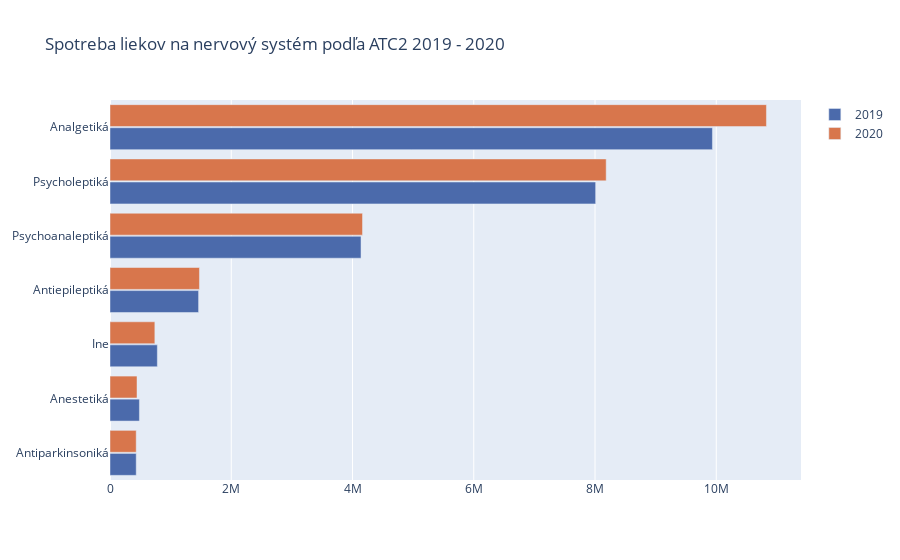

Notebook source saved alongside this figure:
### Code cell
fig = px.bar(tab_compare_neural_drugs, y="ATC2_popis", x=[2019,2020], barmode="group",orientation='h',title="Percentage of GDP invested in research and development")
fig = go.Figure()
fig.add_trace(go.Bar(x=tab_compare_neural_drugs[2019],
                y=tab_compare_neural_drugs['ATC2_popis'],
                name='2019',
                marker_color=modra, orientation= 'h'
                ))
fig.add_trace(go.Bar(x=tab_compare_neural_drugs[2020],
                y=tab_compare_neural_drugs['ATC2_popis'],
                name='2020',
                marker_color=oranzova, orientation= 'h'
                ))

fig.update_layout(
    title='Spotreba liekov na nervový systém podľa ATC2 2019 - 2020',
    barmode='group',
    bargap=0.15, # gap between bars of adjacent location coordinates.
    bargroupgap=0.05 # gap between bars of the same location coordinate.
)

fig.show()

### Figure 1 — Plotly figure (JSON) as saved in the notebook; plotly's stock layout.template omitted (floating-point values rounded to 4 significant figures)
{"data": [{"marker": {"color": "#4B6AAB"}, "name": "2019", "orientation": "h", "type": "bar", "x": [432600.0, 485300.0, 781000.0, 1461000.0, 4140000.0, 8011000.0, 9937000.0], "y": ["Antiparkinsoniká", "Anestetiká", "Ine", "Antiepileptiká", "Psychoanaleptiká", "Psycholeptiká", "Analgetiká"]}, {"marker": {"color": "#D8764C"}, "name": "2020", "orientation": "h", "type": "bar", "x": [432300.0, 445600.0, 739800.0, 1476000.0, 4165000.0, 8184000.0, 10830000.0], "y": ["Antiparkinsoniká", "Anestetiká", "Ine", "Antiepileptiká", "Psychoanaleptiká", "Psycholeptiká", "Analgetiká"]}], "layout": {"bargap": 0.15, "bargroupgap": 0.05, "barmode": "group", "title": {"text": "Spotreba liekov na nervový systém podľa ATC2 2019 - 2020"}}}
